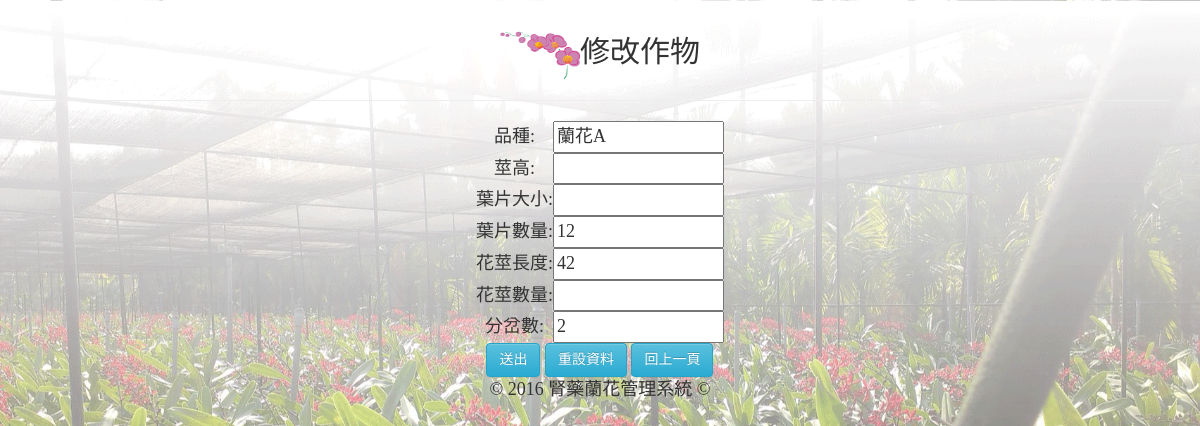
The app's page /PH_update.php?id=1 (signed in) with its own data.
### tables this page shows
CREATE TABLE `history` (
  `h_id` int(255) UNSIGNED NOT NULL,
  `h_biology` varchar(255) NOT NULL COMMENT '品種',
  `h_username` varchar(255) NOT NULL COMMENT '使用者',
  `h_on` int(255) NOT NULL,
  `h_leafNum` int(11) NOT NULL COMMENT '葉片數量',
  `h_pedlength` double NOT NULL COMMENT '花梗長度',
  `h_bifNum` int(255) NOT NULL COMMENT '分岔數',
  `h_bifNum1` double DEFAULT NULL COMMENT '第一分岔',
  `h_bifNum2` double DEFAULT NULL COMMENT '第二分岔',
  `maturity` double NOT NULL COMMENT '成熟度',
  `h_date` date NOT NULL,
  `h_jointime` timestamp NULL DEFAULT CURRENT_TIMESTAMP ON UPDATE CURRENT_TIMESTAMP
);

### PH_update.php (the view, shortened to what this page needs)
<?php
$sql_db = "SELECT * FROM `history` WHERE `h_id`=".$_GET["id"];
$result = mysql_query($sql_db);
$row_result=mysql_fetch_assoc($result);
?>
<!DOCTYPE html>
<html lang="en">
<head>
  	<link rel="stylesheet" href="https://maxcdn.bootstrapcdn.com/bootstrap/3.3.1/css/bootstrap.min.css">
  	<link rel="stylesheet" href="https://maxcdn.bootstrapcdn.com/bootstrap/3.3.1/css/bootstrap-theme.min.css">
</head>
<body style="text-align:center;font-size:18px;background-image: url(img/46505.png);background-size: cover; font-family: 微軟正黑體;margin:30px">
<div>
	<h2><img src="img/LOGO.png" alt="LOGO" width="80" height="50">修改作物</h2>
</div>
<hr>
	<table align="center" >
	<form name="cmform" method="post" onSubmit="return checkForm();" >
		<tr>
			<td>品種:</td>
			<td><input type="text" readonly="readonly" name="h_biology" size="14" id="h_biology" value="<?php echo $row_result["h_biology"];?>"></td>
		</tr>
		<tr>
			<td>莖高:</td>
			<td><input type="text" name="h_stems" size="14" id="h_stems" value="<?php echo $row_result["h_stems"]; ?>"></td>
		</tr>
		<tr>
			<td>葉片大小:</td>
			<td><input type="text" name="h_leafsize" size="14" id="h_leafsize" value="<?php echo $row_result["h_leafsize"]; ?>"></td>
		</tr>
		<tr>
			<td>葉片數量:</td>
			<td><input type="text" name="h_leafNum" size="14" id="h_leafNum" value="<?php echo $row_result["h_leafNum"]; ?>"></td>
		</tr>
		<tr>
			<td>花莖長度:</td>
			<td><input type="text" name="h_pedlength" size="14" id="h_pedlength" value="<?php echo $row_result["h_pedlength"]; ?>"></td>
		</tr>
		<tr>
			<td>花莖數量:</td>
			<td><input type="text" name="h_pedNum" size="14" id="h_pedNum" value="<?php echo $row_result["h_pedNum"]; ?>"></td>
		</tr>
		<tr>
			<td>分岔數:</td>
			<td><input type="text" name="h_bifNum" size="14" id="h_bifNum" value="<?php echo $row_result["h_bifNum"]; ?>"></td>
		</tr>
		<tr>
			<td colspan="2">
            	<input type="submit" name="Submit2" class="btn btn-info" value="送出">
            	<input type="reset" name="Submit3" class="btn btn-info" value="重設資料">
				<input type="button" name="Submit" class="btn btn-info" value="回上一頁" onClick="window.history.back();">
			</td>
		</tr>
		<tr>
    		<td align="center" colspan="2">© 2016 腎藥蘭花管理系統 ©</td>
  		</tr>
	</form>
</table>
</body>
</html>

### records on screen
history: h_biology "蘭花A", h_leafNum "12", h_pedlength "42", h_bifNum "2"
